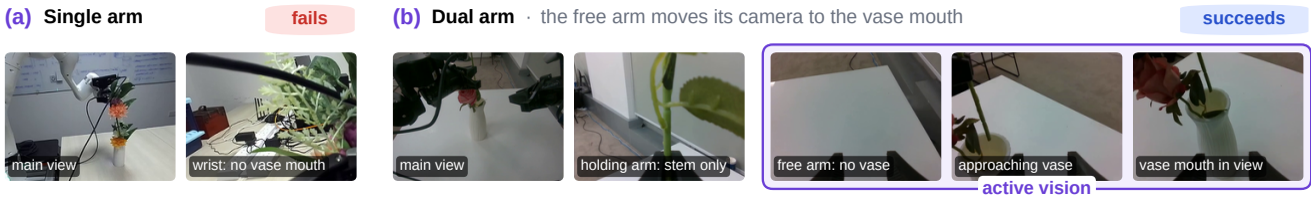
#> input picture workspace/runs/2026-10-19-whyfar-linearmem-natura-astra/assets/astra_active_vision.png, 1311 x 198 px, given in place of img-07.png, which was not available
$ python make_paper_assets.py
#> lines starting #> are read from the running program, lines starting #| are printed output that depends on the picture; pictures that were not available may be replaced by others from this repository, and a replacement may not be noted
"""Assemble paper-side figures for the report (crop white borders, cap 1600 px)."""
import os
from PIL import Image, ImageDraw, ImageFont

WS = os.environ.get(
    "PAPER_SCOUT_WS",
    os.path.dirname(os.path.abspath(__file__)) + "/../../../..",
)
OUT = os.path.join(WS, "runs", "2026-10-19-whyfar-linearmem-natura-astra", "assets")
WFLU = os.path.join(WS, "drafts", "images", "whyfarlooksup-2605.30161")
SS = os.path.join(WS, "drafts", "images", "sspace-2610.13527")


def trim(im, pad=8):
#> called with pad = 8
    im = im.convert("RGB")
#> im is the input picture: PIL image 1311x198 RGB; mean R, G, B 163.7, 163.6, 164.4
    bg = Image.new("RGB", im.size, (255, 255, 255))
#> bg: PIL image 1311x198 RGB; every value is 255
    from PIL import ImageChops
    diff = ImageChops.difference(im, bg)
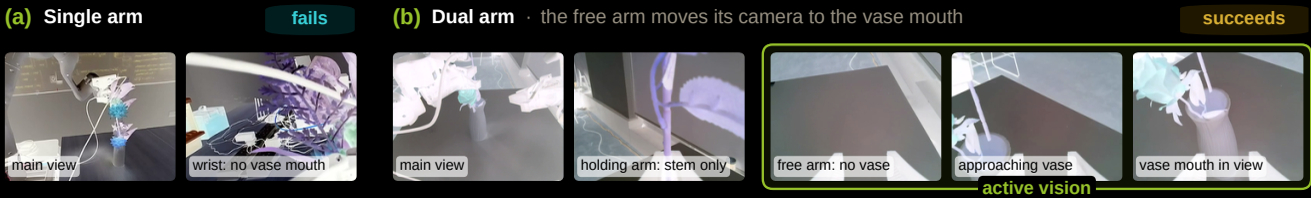
#> diff: PIL image 1311x198 RGB; mean R, G, B 91.3, 91.4, 90.6
    bbox = diff.getbbox()
#> bbox = (4, 4, 1311, 195)
    if bbox is None:
        return im
    l, t, r, b = bbox
#> l = 4; t = 4; r = 1311; b = 195
    l = max(0, l - pad); t = max(0, t - pad)
#> after `l = max(0, l - pad)`: l = 0
#> after `t = max(0, t - pad)`: t = 0
    r = min(im.width, r + pad); b = min(im.height, b + pad)
#> after `b = min(im.height, b + pad)`: b = 198
    return im.crop((l, t, r, b))


def cap(im, max_edge=1600):
#> called with max_edge = 1600
    w, h = im.size
#> w = 1311; h = 198
    s = min(1.0, max_edge / max(w, h))
#> s = 1
    if s < 1:
        im = im.resize((int(w * s), int(h * s)), Image.LANCZOS)
    return im


def save(im, name):
    im = cap(im)
    path = os.path.join(OUT, name)
    im.save(path)
    print(name, im.size)
#| whyfar_wflu_teaser.png (1311, 198)


def main():
    os.makedirs(OUT, exist_ok=True)

    # Single paper figures used by the report
    save(trim(Image.open(os.path.join(WFLU, "img-07.png"))), "whyfar_wflu_teaser.png")
    save(trim(Image.open(os.path.join(WFLU, "img-01.png"))), "whyfar_wflu_probing.png")
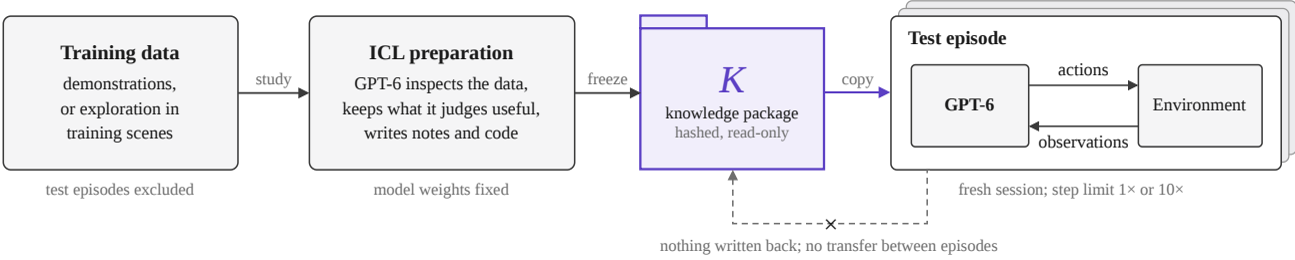
#> input picture workspace/runs/2026-10-19-whyfar-linearmem-natura-astra/assets/astra_icl_protocol.png, 1295 x 260 px, given in place of img-01.png, which was not available
#> call 2 of trim, with pad = 8
#> in trim, im is the input picture: PIL image 1295x260 RGB; mean R, G, B 240, 239.6, 241.7
#> in trim (call 2), `bg = Image.new("RGB", im.size, (255, 255, 255))`: bg: PIL image 1295x260 RGB; every value is 255
#> in trim (call 2), `diff = ImageChops.difference(im, bg)`:
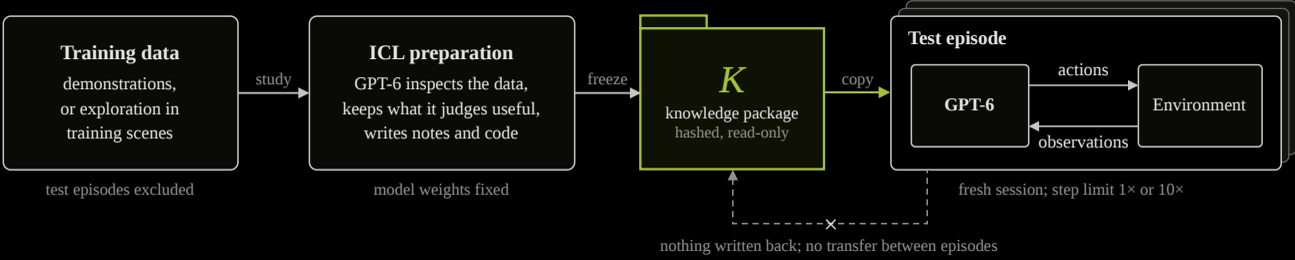
#> diff: PIL image 1295x260 RGB; mean R, G, B 15, 15.4, 13.3
#> in trim (call 2), `bbox = diff.getbbox()`: bbox = (2, 0, 1295, 255)
#> in trim (call 2), `l, t, r, b = bbox`: l = 2; r = 1295; b = 255
#> in trim (call 2), `l = max(0, l - pad)`: l = 0
#> in trim (call 2), `b = min(im.height, b + pad)`: b = 260
#| whyfar_wflu_probing.png (1295, 260)
    save(trim(Image.open(os.path.join(WFLU, "img-04.png"))), "whyfar_wflu_pca.png")
#| whyfar_wflu_pca.png (1295, 260)
#> (the run stopped early here; a loop or call above may not have finished)
